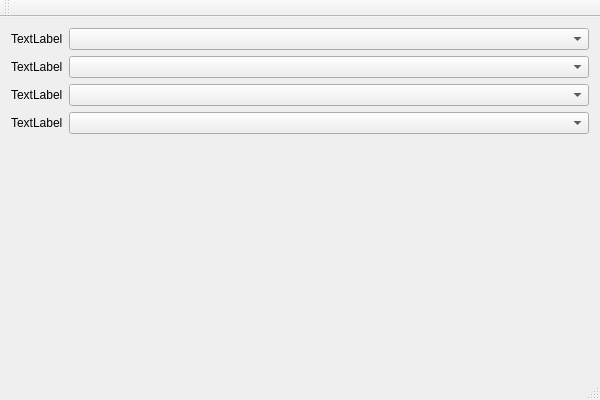
<?xml version="1.0" encoding="UTF-8"?>
<ui version="4.0">
 <class>swiftClass</class>
 <widget class="QMainWindow" name="swiftClass">
  <property name="geometry">
   <rect>
    <x>0</x>
    <y>0</y>
    <width>600</width>
    <height>400</height>
   </rect>
  </property>
  <property name="windowTitle">
   <string>swift</string>
  </property>
  <widget class="QWidget" name="centralWidget">
   <layout class="QVBoxLayout" name="verticalLayout">
    <item>
     <layout class="QFormLayout" name="formLayout">
      <property name="sizeConstraint">
       <enum>QLayout::SetDefaultConstraint</enum>
      </property>
      <item row="0" column="0">
       <widget class="QLabel" name="label">
        <property name="text">
         <string>TextLabel</string>
        </property>
       </widget>
      </item>
      <item row="0" column="1">
       <widget class="QComboBox" name="comboBox"/>
      </item>
      <item row="1" column="0">
       <widget class="QLabel" name="label_2">
        <property name="text">
         <string>TextLabel</string>
        </property>
       </widget>
      </item>
      <item row="1" column="1">
       <widget class="QComboBox" name="comboBox_2"/>
      </item>
      <item row="2" column="0">
       <widget class="QLabel" name="label_3">
        <property name="text">
         <string>TextLabel</string>
        </property>
       </widget>
      </item>
      <item row="2" column="1">
       <widget class="QComboBox" name="comboBox_3"/>
      </item>
      <item row="3" column="0">
       <widget class="QLabel" name="label_4">
        <property name="text">
         <string>TextLabel</string>
        </property>
       </widget>
      </item>
      <item row="3" column="1">
       <widget class="QComboBox" name="comboBox_4"/>
      </item>
     </layout>
    </item>
   </layout>
  </widget>
  <widget class="QMenuBar" name="menuBar">
   <property name="geometry">
    <rect>
     <x>0</x>
     <y>0</y>
     <width>600</width>
     <height>21</height>
    </rect>
   </property>
  </widget>
  <widget class="QToolBar" name="mainToolBar">
   <attribute name="toolBarArea">
    <enum>TopToolBarArea</enum>
   </attribute>
   <attribute name="toolBarBreak">
    <bool>false</bool>
   </attribute>
  </widget>
  <widget class="QStatusBar" name="statusBar"/>
 </widget>
 <layoutdefault spacing="6" margin="11"/>
 <resources>
  <include location="swift.qrc"/>
 </resources>
 <connections/>
</ui>
